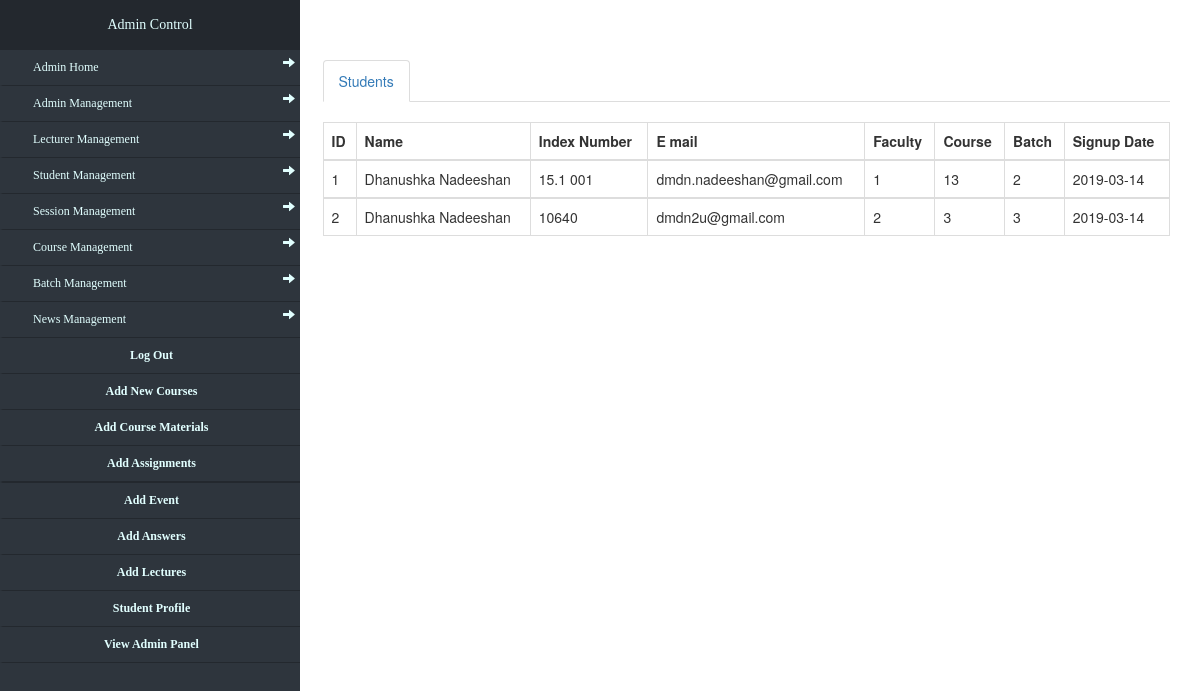
Screenshot of /student_manage.php (signed in) with the database file from the repository.
### tables this page shows
CREATE TABLE `student_signup` (
  `id` int(11) NOT NULL,
  `f_name` varchar(50) NOT NULL,
  `l_name` varchar(50) NOT NULL,
  `email` varchar(100) NOT NULL,
  `password` varchar(100) NOT NULL,
  `faculty` varchar(50) NOT NULL,
  `course` varchar(50) NOT NULL,
  `batch` varchar(50) NOT NULL,
  `index_no` varchar(50) NOT NULL,
  `date` varchar(50) NOT NULL,
  `active` varchar(50) NOT NULL
);

### student_manage.php (the view, shortened to what this page needs)
<!DOCTYPE html>
<html lang="en">
<head>
    <link rel="stylesheet" href="css/bootstrap.css">
    <link rel="stylesheet" type="text/css" href="css/main.css">
    <link rel="stylesheet" type="text/css" href="css/admin.css">
</head>
<body>
<?php include_once("includes/sidebar.php"); ?>
<br>
<br>
<br>
<div class="container">
    <div class="row">
        <div class="col-md-3">
        </div>
        <div class="col-md-9">
            <ul class="nav nav-tabs">
                <li class="active"><a href="#stud" data-toggle="tab" style="color:#337ab7;">Students</a> </li>
            </ul>
            <div class="tab-content">
                <div class="tab-pane active" id="stud"><br>
                    <table class="table table-bordered table-responsive">
                        <thead>
                        <tr>
                            <th>ID</th>
                            <th>Name</th>
                            <th>Index Number</th>
                            <th>E mail</th>
                            <th>Faculty</th>
                            <th>Course</th>
                            <th>Batch</th>
                            <th>Signup Date</th>
                        </tr>
                        </thead>
                        <?php
                        $connection = mysqli_connect("localhost", "root", '', "sliit");
                        if($query = mysqli_query($connection, "select * from student_signup")){
                            $rows = mysqli_num_rows($query);
                            if ($rows) {
                                while($dataRow = mysqli_fetch_array($query)){
                                    echo "<tbody><tr><td>";
                                    echo $dataRow["id"];
                                    echo "</td>";
                                    echo "<td>".$dataRow["f_name"]." ".$dataRow["l_name"]."</td>";
                                    echo "<td>".$dataRow["index_no"]."</td>";
                                    echo "<td>".$dataRow["email"]."</td>";
                                    echo "<td>".$dataRow["faculty"]."</td>";
                                    echo "<td>".$dataRow["course"]."</td>";
                                    echo "<td>".$dataRow["batch"]."</td>";
                                    echo "<td>".$dataRow["date"]."</td>";
                                    echo "</td></tr></tbody>";
                                }
                            } else {
                                echo "<tbody><tr><td colspan='4'>No Admin Data</td></tr></tbody>";
                            }
                        }
                        ?>
                    </table>
                </div>
            </div>
        </div>
    </div>
</div>
</body>
</html>

### css/admin.css (style rules this page uses)
body { margin: 0px; padding: 0px; }

### rows the page displays
student_signup: id "1", f_name "Dhanushka", l_name "Nadeeshan", index_no "15.1 001", email "dmdn.nadeeshan@gmail.com", faculty "1", course "13", batch "2", date "2019-03-14"
student_signup: id "2", f_name "Dhanushka", l_name "Nadeeshan", index_no "10640", email "dmdn2u@gmail.com", faculty "2", course "3", batch "3", date "2019-03-14"
